Frame 1 (no input): blank canvas, image omitted
Frame 60 (no input): blank canvas, image omitted
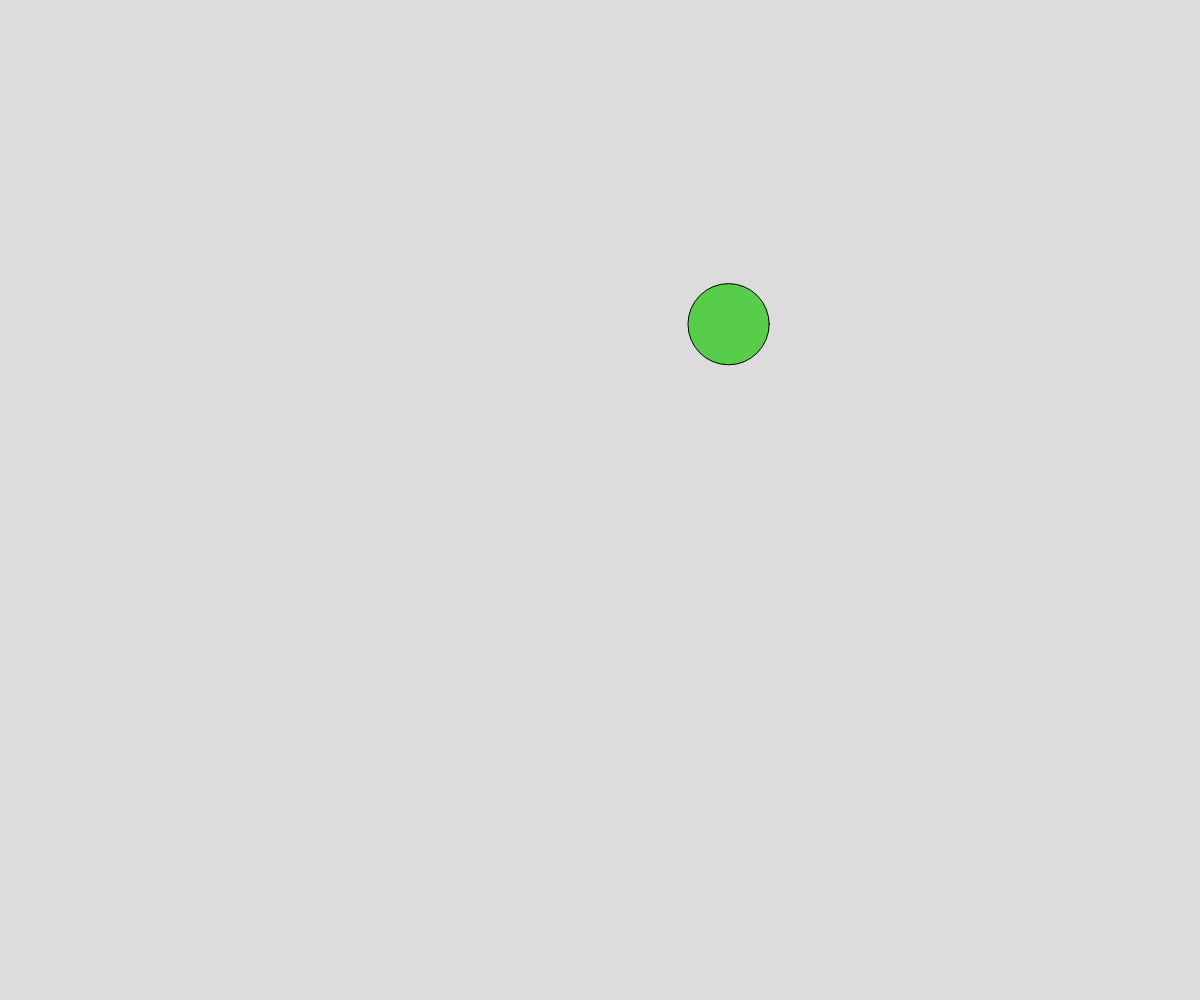
Frame 120 (the mouse pressed at the canvas centre since frame 60)

The p5.js sketch whose frames 1 and 60 were blank and that drew this single picture after the mouse press (run headless with seeded random() and noise() and a simulated clock; from frame 60 on, the mouse is pressed at the canvas centre):

// p5.js sketch
// ── sketch.js
// bouncing ball demo
//using arrays and objects notation

let shapes = [];

function setup() {
  createCanvas(windowWidth, windowHeight);
  
}

function draw() {
  background(220);
  moveShapes();
  detectcollision();
  displayShapes();
  
}

function spawnBall(tempx,tempy){
  let newBall = {
    x: tempx,
    y: tempy,
    dx: random(-5, 5),
    dy: random(-5,5),
    diameter: random(25,100),
    theColor: color(random(255), random(255), random(255)),
  };
  shapes.push(newBall);
}

function moveShapes(){
  for (let i = 0; i < shapes.length; i++){
    if (shapes[i].x > width - shapes[i].diameter/2){
      shapes[i].dx = shapes[i].dx *-1;
    }
    if(shapes[i].x < 0 + shapes[i].diameter/2){
      shapes[i].dx = shapes[i].dx *-1;
    }
    if (shapes[i].y > height - shapes[i].diameter/2){
      shapes[i].dy = shapes[i].dy *-1;
    }
    if(shapes[i].y < 0 + shapes[i].diameter/2){
      shapes[i].dy = shapes[i].dy *-1;
    }
    shapes[i].x += shapes[i].dx;
    shapes[i].y += shapes[i].dy;
  }

}


function displayShapes(){
  for (let i = 0; i < shapes.length; i++){
    fill(shapes[i].theColor);
    circle(shapes[i].x, shapes[i].y, shapes[i].diameter);
  }

}

function mousePressed(){
  spawnBall(mouseX, mouseY);
}

function detectcollision(){
  for (let i=0; i < shapes.length; i++){
    for (let u=0; u < shapes.length; u++){
      if(i !== u){
        if (shapes[i].x  > shapes[u].x  && shapes[i].y === shapes[u].y){
          shapes[i].dx = shapes[i].dx *-1;
          shapes[i].dy = shapes[i].dy *-1;
          shapes[u].dx = shapes[i].dx *-1;
          shapes[u].dy = shapes[i].dy *-1;
        }
      }
    }
  }
}
